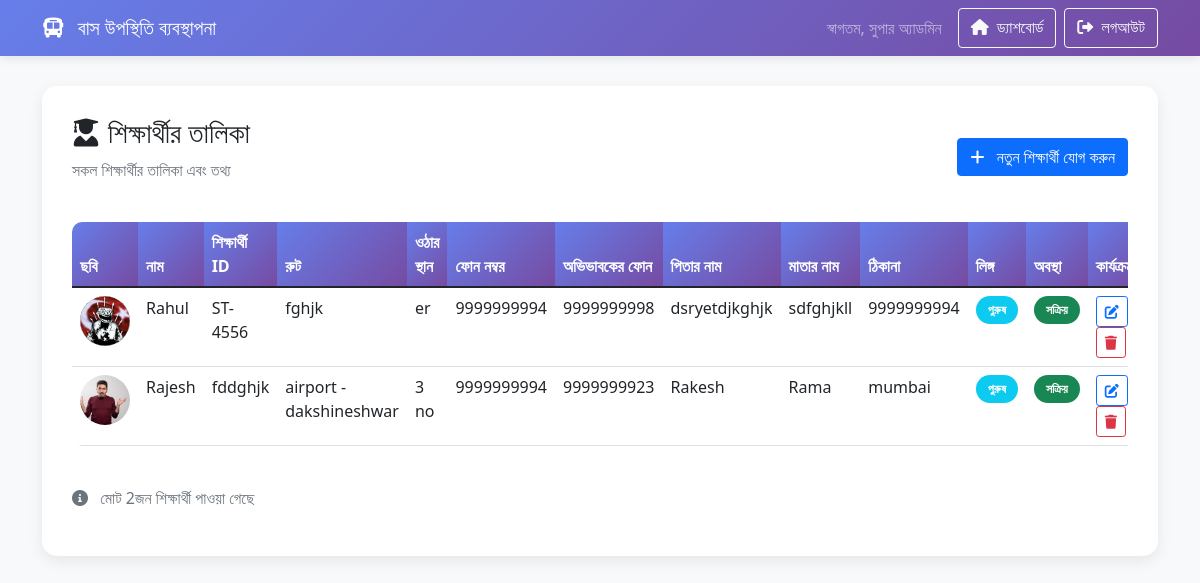
Page /student_list.php (signed in) on the committed database.
### tables this page shows
CREATE TABLE `students` (
  `id` int(11) NOT NULL,
  `student_id` varchar(50) NOT NULL,
  `student_name` varchar(100) NOT NULL,
  `img_path` varchar(255) DEFAULT NULL,
  `route_id` int(11) NOT NULL,
  `sub_route_id` int(11) NOT NULL,
  `phone` varchar(20) NOT NULL,
  `guardian_phone` varchar(20) DEFAULT NULL,
  `father_name` varchar(100) DEFAULT NULL,
  `mother_name` varchar(100) DEFAULT NULL,
  `address` text NOT NULL,
  `gender` enum('male','female') DEFAULT 'male',
  `status` enum('active','inactive') DEFAULT 'active',
  `created_at` timestamp NOT NULL DEFAULT current_timestamp(),
  `updated_at` timestamp NOT NULL DEFAULT current_timestamp() ON UPDATE current_timestamp()
);

CREATE TABLE `routes` (
  `id` int(11) NOT NULL,
  `route_name` varchar(100) NOT NULL,
  `route_code` varchar(50) NOT NULL,
  `start_location` varchar(100) NOT NULL,
  `end_location` varchar(100) NOT NULL,
  `distance` decimal(8,2) DEFAULT 0.00,
  `estimated_time` int(11) DEFAULT 0,
  `description` text DEFAULT NULL,
  `status` enum('active','inactive') DEFAULT 'active',
  `created_at` timestamp NOT NULL DEFAULT current_timestamp(),
  `updated_at` timestamp NOT NULL DEFAULT current_timestamp() ON UPDATE current_timestamp()
);

CREATE TABLE `route_sub_destinations` (
  `id` int(11) NOT NULL,
  `route_id` int(11) NOT NULL,
  `destination_name` varchar(100) NOT NULL,
  `distance` decimal(8,2) DEFAULT 0.00,
  `estimated_time` int(11) DEFAULT 0,
  `sequence_order` int(11) DEFAULT 1,
  `created_at` timestamp NOT NULL DEFAULT current_timestamp()
);

### student_list.php (the view, shortened to what this page needs)
<?php
require_once 'config/database.php';
try {
    $students = $pdo->query("SELECT * FROM students ORDER BY created_at DESC")->fetchAll(PDO::FETCH_ASSOC);
} catch (PDOException $e) {
    $students = [];
}
?>
<!DOCTYPE html>
<html lang="bn">
<head>
    <link href="https://cdn.jsdelivr.net/npm/bootstrap@5.1.3/dist/css/bootstrap.min.css" rel="stylesheet">
    <link href="https://cdnjs.cloudflare.com/ajax/libs/font-awesome/6.0.0/css/all.min.css" rel="stylesheet">
</head>
<body>
    <nav class="navbar navbar-expand-lg navbar-dark">
        <div class="container">
            <a class="navbar-brand" href="dashboard.php">
                <i class="fas fa-bus me-2"></i>
                বাস উপস্থিতি ব্যবস্থাপনা
            </a>
            <div class="navbar-nav ms-auto">
                <span class="navbar-text me-3">
                    স্বাগতম, <?php echo htmlspecialchars($_SESSION['super_admin_name']); ?>
                </span>
                <a href="dashboard.php" class="btn btn-outline-light me-2">
                    <i class="fas fa-home me-1"></i>
                    ড্যাশবোর্ড
                </a>
                <a href="logout.php" class="btn btn-outline-light">
                    <i class="fas fa-sign-out-alt me-1"></i>
                    লগআউট
                </a>
            </div>
        </div>
    </nav>
    <div class="container">
        <div class="table-container">
            <div class="d-flex justify-content-between align-items-center mb-4">
                <div>
                    <h3><i class="fas fa-user-graduate me-2"></i>শিক্ষার্থীর তালিকা</h3>
                    <p class="text-muted">সকল শিক্ষার্থীর তালিকা এবং তথ্য</p>
                </div>
                <div>
                    <a href="add_student.php" class="btn btn-primary">
                        <i class="fas fa-plus me-2"></i>
                        নতুন শিক্ষার্থী যোগ করুন
                    </a>
                </div>
            </div>
            <?php if (empty($students)): ?>
                <div class="text-center py-5">
                    <i class="fas fa-user-tie" style="font-size: 4rem; color: #ccc; margin-bottom: 20px;"></i>
                    <h4 class="text-muted">কোনো শিক্ষার্থী যোগ করা হয়নি</h4>
                    <p class="text-muted">প্রথম শিক্ষার্থী যোগ করতে নিচের বাটনে ক্লিক করুন</p>
                    <a href="add_student.php" class="btn btn-primary">
                        <i class="fas fa-plus me-2"></i>
                        প্রথম শিক্ষার্থী যোগ করুন
                    </a>
                </div>
            <?php else: ?>
                <div class="table-responsive">
                    <table class="table table-hover">
                        <thead>
                            <tr>
                                <th>ছবি</th>
                                <th>নাম</th>
                                <th>শিক্ষার্থী ID</th>
                                <th>রুট</th>
                                <th>ওঠার স্থান</th>
                                <th>ফোন নম্বর</th>
                                <th>অভিভাবকের ফোন</th>
                                <th>পিতার নাম</th>
                                <th>মাতার নাম</th>
                                <th>ঠিকানা</th>
                                <th>লিঙ্গ</th>
                                <th>অবস্থা</th>
                                <th>কার্যক্রম</th>
                            </tr>
                        </thead>
                        <tbody>
                            <?php
                            foreach ($students as $student):
                                try {
                                    $stmt = $pdo->prepare("SELECT route_name FROM routes WHERE id = ?");
                                    $stmt->execute([$student['route_id']]);
                                    $route = $stmt->fetch(PDO::FETCH_ASSOC);
                                    $routeName = $route ? $route['route_name'] : 'N/A';
                                } catch (PDOException $e) {
                                    $routeName = 'N/A';
                                }
                                try {
                                    $stmt = $pdo->prepare("SELECT destination_name FROM route_sub_destinations WHERE id = ?");
                                    $stmt->execute([$student['sub_route_id']]);
                                    $subRoute = $stmt->fetch(PDO::FETCH_ASSOC);
                                    $subRouteName = $subRoute ? $subRoute['destination_name'] : 'N/A';
                                } catch (PDOException $th) {
                                    $subRouteName = "N/A";
                                }
                            ?>
                                <tr>
                                    <td>
                                        <?php if ($student['img_path']): ?>
                                            <img src="<?php echo './uploads/'.htmlspecialchars($student['img_path']); ?>" alt="ছবি" style="width: 50px; height: 50px; object-fit: cover; border-radius: 50%;">
                                        <?php else: ?>
                                            <img src="https://via.placeholder.com/50?text=No+Image" alt="No Image" style="width: 50px; height: 50px; object-fit: cover; border-radius: 50%;">
                                        <?php endif; ?>
                                    </td>
                                    <td><?php echo htmlspecialchars($student['student_name']); ?></td>
                                    <td><?php echo htmlspecialchars($student['student_id']); ?></td>
                                    <td><?php echo htmlspecialchars($routeName); ?></td>
                                    <td><?php echo htmlspecialchars($subRouteName); ?></td>
                                    <td><?php echo htmlspecialchars($student['phone']); ?></td>
                                    <td><?php echo htmlspecialchars($student['guardian_phone']); ?></td>
                                    <td><?php echo htmlspecialchars($student['father_name']); ?></td>
                                    <td><?php echo htmlspecialchars($student['mother_name']); ?></td>
                                    <td><?php echo htmlspecialchars($student['address']); ?></td>
                                    <td>
                                        <?php
                                        if ($student['gender'] === 'male') {
                                            echo '<span class="badge bg-info">পুরুষ</span>';
                                        } elseif ($student['gender'] === 'female') {
                                            echo '<span class="badge bg-warning text-dark">মহিলা</span>';
                                        } else {
                                            echo '<span class="badge bg-secondary">অন্যান্য</span>';
                                        }
                                        ?>
                                    </td>
                                    <td>
                                        <?php
                                        if ($student['status'] === 'active') {
                                            echo '<span class="badge bg-success">সক্রিয়</span>';
                                        } else {
                                            echo '<span class="badge bg-danger">নিষ্ক্রিয়</span>';
                                        }
                                        ?>
                                    </td>
                                    <td>
                                        <a href="edit_student.php?id=<?php echo $student['id']; ?>" class="btn btn-sm btn-outline-primary" title="সম্পাদনা">
                                            <i class="fas fa-edit"></i>
                                        </a>
                                        <button class="btn btn-sm btn-outline-danger" title="মুছে ফেলুন" onclick="deleteStudent(<?php echo $student['id']; ?>, '<?php echo htmlspecialchars($student['student_id']); ?>')">
                                            <i class="fas fa-trash"></i>
                                        </button>
                                    </td>
                                </tr>
                            <?php endforeach; ?>
                        </tbody>
                    </table>
                </div>
                <div class="mt-4">
                    <p class="text-muted">
                        <i class="fas fa-info-circle me-2"></i>
                        মোট <?php echo count($students); ?>জন শিক্ষার্থী পাওয়া গেছে
                    </p>
                </div>
            <?php endif; ?>
        </div>
    </div>
</body>
</html>

### student_list.php (style rules this page uses)
body { background-color: #f8f9fa; font-family: 'Segoe UI', Tahoma, Geneva, Verdana, sans-serif; }
.navbar { background: linear-gradient(135deg, #667eea 0%, #764ba2 100%); box-shadow: 0 2px 10px rgba(0,0,0,0.1); }
.table-container { background: white; border-radius: 15px; box-shadow: 0 5px 15px rgba(0,0,0,0.08); padding: 30px; margin-top: 30px; }
.table { border-radius: 10px; overflow: hidden; }
.table thead th { background: linear-gradient(135deg, #667eea 0%, #764ba2 100%); color: white; border: none; font-weight: 600; }
.badge { padding: 8px 12px; border-radius: 20px; }

### rows in the picture
students: img_path (picture), student_name "Rahul", student "ST-4556", route.route_name "fghjk", route_sub_destinations.destination_name "er", phone "9999999994", guardian_phone "9999999998", father_name "dsryetdjkghjk", mother_name "sdfghjkll", address "9999999994", gender "পুরুষ", status "সক্রিয়"
students: img_path (picture), student_name "Rajesh", student "fddghjk", route.route_name "airport - dakshineshwar", route_sub_destinations.destination_name "3 no", phone "9999999994", guardian_phone "9999999923", father_name "Rakesh", mother_name "Rama", address "mumbai", gender "পুরুষ", status "সক্রিয়"

### other values in the picture
$_SESSION['super_admin_name'] "সুপার অ্যাডমিন"
count($students) "2"
